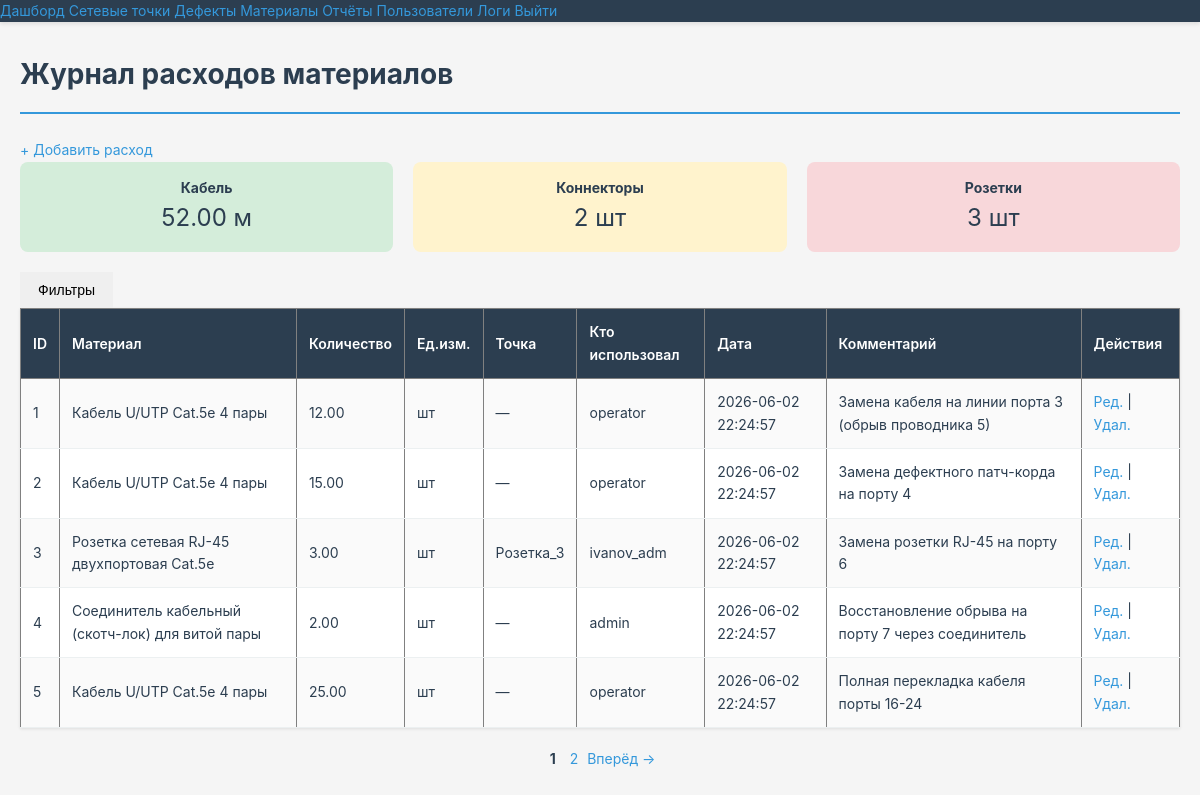
The page /materials/materials.php (signed in) on the database its author committed.
### tables this page shows
CREATE TABLE `material_usage` (
    `id` int(11) NOT NULL AUTO_INCREMENT,
    `material_id` int(11) NOT NULL,
    `quantity` decimal(10,2) NOT NULL,
    `point_id` int(11) DEFAULT NULL,
    `defect_id` int(11) DEFAULT NULL,
    `used_by` int(11) NOT NULL,
    `used_at` datetime DEFAULT CURRENT_TIMESTAMP,
    `comment` text,
    PRIMARY KEY (`id`),
    KEY `material_id` (`material_id`),
    KEY `point_id` (`point_id`),
    KEY `defect_id` (`defect_id`),
    KEY `used_by` (`used_by`),
    CONSTRAINT `material_usage_ibfk_1` FOREIGN KEY (`material_id`) REFERENCES `materials` (`id`),
    CONSTRAINT `material_usage_ibfk_2` FOREIGN KEY (`point_id`) REFERENCES `network_points` (`id`) ON DELETE SET NULL,
    CONSTRAINT `material_usage_ibfk_3` FOREIGN KEY (`defect_id`) REFERENCES `defects` (`id`) ON DELETE SET NULL,
    CONSTRAINT `material_usage_ibfk_4` FOREIGN KEY (`used_by`) REFERENCES `users` (`id`) ON DELETE CASCADE
);

CREATE TABLE `materials` (
    `id` int(11) NOT NULL AUTO_INCREMENT,
    `name` varchar(100) NOT NULL,
    `type` enum('cable','connector','socket','fastener','other') NOT NULL,
    `unit` enum('m','pcs') NOT NULL,
    PRIMARY KEY (`id`)
);

CREATE TABLE `users` (
    `id` int(11) NOT NULL AUTO_INCREMENT,
    `login` varchar(50) NOT NULL UNIQUE,
    `password_hash` varchar(255) NOT NULL,
    `role` enum('admin','operator') DEFAULT 'operator',
    `created_at` timestamp default CURRENT_TIMESTAMP, 
    PRIMARY KEY (`id`)
);

CREATE TABLE `network_points` (
    `id` int(11) NOT NULL AUTO_INCREMENT,
    `label` varchar(20) NOT NULL UNIQUE,
    `type` enum('socket','switch','cable_run','patch_cord') NOT NULL,
    `location` varchar(100) DEFAULT NULL,
    `status` enum('active','defect','decommissioned') DEFAULT 'active',
    `last_check` date DEFAULT NULL,
    PRIMARY KEY (`id`)
);

### public/materials/materials.php (called while the page is built, shortened)
<?php
require_once '../../config/db.php';
require_once '../../controllers/materials/materials_controller.php';
include '../../views/materials/index.php';

### controllers/materials/materials_controller.php (called while the page is built, shortened)
<?php
require_once __DIR__ . '/../../models/materials/MaterialModel.php';
require_once __DIR__ . '/../../includes/pagination.php';
$limit = 5;
$page = isset($_GET['page']) ? (int)$_GET['page'] : 1;
$date_from = $_GET['date_from'] ?? '';
$date_to = $_GET['date_to'] ?? '';
$material_id = $_GET['material_id'] ?? '';
$total = countAllMaterialsUsage($pdo, $date_from, $date_to, $material_id);
$pagination = getPaginationInfo($total, $limit, $page);
$items = getMaterialsUsageWithPagination($pdo, $pagination['limit'], $pagination['offset'], $date_from, $date_to, $material_id);
$currentPage = $pagination['current_page'];
$totalPages = $pagination['total_pages'];
?>

### models/materials/MaterialModel.php (called while the page is built, shortened)
<?php
function getMaterialsUsageWithPagination($pdo, $limit, $offset, $date_from = '', $date_to = '', $material_id = '') {
    $sql = "SELECT
                material_usage.id,
                material_usage.quantity,
                material_usage.point_id,
                material_usage.defect_id,
                material_usage.used_by,
                material_usage.used_at,
                material_usage.comment,
                materials.name AS material_name,
                materials.type AS material_type,
                materials.unit AS unit,
                users.login AS user_name,
                network_points.label AS point_label
            FROM material_usage
            LEFT JOIN materials ON material_usage.material_id = materials.id
            LEFT JOIN users ON material_usage.used_by = users.id
            LEFT JOIN network_points ON material_usage.point_id = network_points.id
            WHERE 1=1";
    $params = [];
    $sql .= " LIMIT :limit OFFSET :offset";
    $stmt = $pdo->prepare($sql);
    $stmt->bindValue(':limit', (int)$limit, PDO::PARAM_INT);
    $stmt->bindValue(':offset', (int)$offset, PDO::PARAM_INT);
    $stmt->execute();
    return $stmt->fetchAll(PDO::FETCH_ASSOC);
}
function countAllMaterialsUsage($pdo, $date_from = '', $date_to = '', $material_id = '') {
    $sql = "SELECT COUNT(*) FROM material_usage WHERE 1=1";
    $params = [];
    $stmt = $pdo->prepare($sql);
    $stmt->execute($params);
    return $stmt->fetchColumn();
}
?>

### includes/pagination.php (called while the page is built, shortened)
<?php
function getPaginationInfo($total, $limit = 5, $page = 1) {
    $totalPages = ceil($total / $limit);
    return [
        'current_page' => $page,
        'total_pages' => $totalPages,
        'total' => $total,
        'limit' => $limit,
        'offset' => ($page - 1) * $limit
    ];
}
?>

### views/materials/index.php (the view, shortened to what this page needs)
<?php include __DIR__ . '/../../views/layouts/header.php'; ?>
    <h1>Журнал расходов материалов</h1>
    <p><a href="materials_add.php">+ Добавить расход</a></p>
<?php include __DIR__ . '/summary.php'; ?>
<?php include __DIR__ . '/filter.php'; ?>
<?php if (empty($items)): ?>
    <p>Нет записей.</p>
<?php else: ?>
    <table border="1" cellpadding="10" width="100%" style="border-collapse: collapse;">
        <tr style="background: #f0f0f0;">
            <th>ID</th>
            <th>Материал</th>
            <th>Количество</th>
            <th>Ед.изм.</th>
            <th>Точка</th>
            <th>Кто использовал</th>
            <th>Дата</th>
            <th>Комментарий</th>
            <th>Действия</th>
        </tr>
        <?php foreach ($items as $item): ?>
            <tr>
                <td><?= htmlspecialchars($item['id']) ?></td>
                <td><?= htmlspecialchars($item['material_name']) ?></td>
                <td><?= htmlspecialchars($item['quantity']) ?></td>
                <td><?= $item['unit'] == 'м' ? 'м' : 'шт' ?></td>
                <td><?= htmlspecialchars($item['point_label'] ?? '—') ?></td>
                <td><?= htmlspecialchars($item['user_name'] ?? '—') ?></td>
                <td><?= htmlspecialchars($item['used_at']) ?></td>
                <td><?= htmlspecialchars($item['comment'] ?? '—') ?></td>
                <td>
                    <a href="material_edit.php?id=<?= $item['id'] ?>">Ред.</a> |
                    <a href="material_delete.php?id=<?= $item['id'] ?>" onclick="return confirm('Удалить запись?')">Удал.</a>
                </td>
            </tr>
        <?php endforeach; ?>
    </table>
<?php endif; ?>
<?php if ($totalPages > 1): ?>
    <div style="margin-top: 20px; text-align: center;">
        <?php for ($i = 1; $i <= $totalPages; $i++): ?>
                <?php
                $params = $_GET;
                $params['page'] = $i;
                $linkPage = "?" . http_build_query($params); ?>
            <?php if ($i == $currentPage): ?>
                <strong style="margin: 0 5px;"><?= $i ?></strong>
            <?php else: ?>
                <a href="<?= $linkPage?>" style="margin: 0 5px;"><?= $i ?></a>
            <?php endif; ?>
        <?php endfor; ?>
        <?php if ($currentPage < $totalPages): ?>
                <?php
                $params = $_GET;
                $params['page'] = $currentPage + 1;
                $linkNext = "?" . http_build_query($params); ?>
            <a href="<?= $linkNext ?>">Вперёд →</a>
        <?php endif; ?>
    </div>
<?php endif; ?>
<?php include __DIR__ . '/../../views/layouts/footer.php'; ?>

### assets/main.css (style rules this page uses)
* { margin: 0; padding: 0; box-sizing: border-box; }
:root { --primary: #2c3e50; --secondary: #3498db; --success: #27ae60; --warning: #f39c12; --danger: #e74c3c; --text: #2c3e50; --text-light: #7f8c8d; }
html, body { font-family: -apple-system, BlinkMacSystemFont, 'Segoe UI', Roboto, sans-serif; color: var(--text); background-color: #f5f5f5; font-size: 14px; line-height: 1.6; }
h1 { margin-bottom: 25px; padding-bottom: 15px; border-bottom: 2px solid var(--secondary); font-size: 28px; }
table { width: 100%; border-collapse: collapse; background-color: white; box-shadow: 0 1px 3px rgba(0, 0, 0, 0.1); margin-bottom: 20px; }
table th { background-color: var(--primary); color: white; padding: 12px; text-align: left; font-weight: 600; }
table td { padding: 12px; border-bottom: 1px solid #ecf0f1; }
table tbody tr:nth-child(even) { background-color: #fafafa; }
a { color: var(--secondary); text-decoration: none; }

### rows shown on the page
material_usage: id "1", material.name "Кабель U/UTP Cat.5e 4 пары", quantity "12.00", point_label "—", used_by.login "operator", used_at "2026-06-02 22:24:57", comment "Замена кабеля на линии порта 3 (обрыв проводника 5)"
material_usage: id "2", material.name "Кабель U/UTP Cat.5e 4 пары", quantity "15.00", point_label "—", used_by.login "operator", used_at "2026-06-02 22:24:57", comment "Замена дефектного патч-корда на порту 4"
material_usage: id "3", material.name "Розетка сетевая RJ-45 двухпортовая Cat.5e", quantity "3.00", point.label "Розетка_3", used_by.login "ivanov_adm", used_at "2026-06-02 22:24:57", comment "Замена розетки RJ-45 на порту 6"
material_usage: id "4", material.name "Соединитель кабельный (скотч-лок) для витой пары", quantity "2.00", point_label "—", used_by.login "admin", used_at "2026-06-02 22:24:57", comment "Восстановление обрыва на порту 7 через соединитель"
material_usage: id "5", material.name "Кабель U/UTP Cat.5e 4 пары", quantity "25.00", point_label "—", used_by.login "operator", used_at "2026-06-02 22:24:57", comment "Полная перекладка кабеля порты 16-24"

### other values the page prints
$total_cable "52.00"
$total_connectors "2"
$total_sockets "3"
